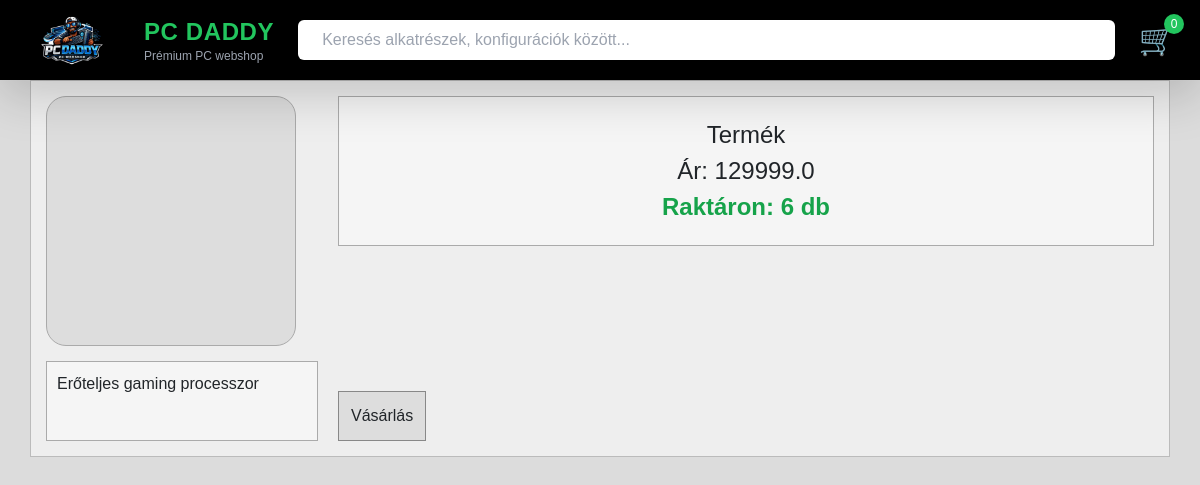
The app's page /product/4 with its own data.
### tables this page shows
CREATE TABLE products (
    id INTEGER PRIMARY KEY AUTOINCREMENT,
    name TEXT NOT NULL,
    description TEXT,
    price REAL NOT NULL,
    image TEXT,
    category_id INTEGER NOT NULL,
    quantity INTEGER NOT NULL DEFAULT 0,
    FOREIGN KEY (category_id) REFERENCES categories(id)
);

### app.py (the view)
@app.route("/product/<int:id>")
def product(id):
    product = get_product(id)
    return render_template("product.html", product = product, items_amount = get_cart_product_count())

### models.py (called while the page is built)
def get_db():
    conn = sqlite3.connect(DB_NAME)
    conn.row_factory = sqlite3.Row
    return conn

def get_product(product_id):
    db = get_db()
    product = db.execute("""
        SELECT products.id, products.name, products.description, products.price, products.image, products.quantity, categories.name as category
        FROM products
        JOIN categories ON products.category_id = categories.id
        WHERE products.id = ?
    """, (product_id,)).fetchone()
    db.close()
    return product

def get_cart_product_count():
    from flask import session
    cart = session.get('cart', {})
    return sum(cart.values())

### templates/product.html (shortened to what this page needs)
<!DOCTYPE html>
<html lang="hu">
<head>
<link href="https://cdn.jsdelivr.net/npm/bootstrap@5.3.8/dist/css/bootstrap.min.css" rel="stylesheet">
  <script src="https://cdn.tailwindcss.com"></script>
</head>
<body>
<header class="bg-black text-white sticky top-0 z-50 shadow-lg">
  <div class="max-w-7xl mx-auto flex items-center justify-between px-6 h-20">
    <div class="flex items-center gap-4">
      <a href="/"><img src="../static/images/logó.png" alt="PC DADDY logó" class="h-16 w-auto"></a>
      <div class="leading-tight">
        <h1 class="text-2xl font-extrabold text-green-500 tracking-wide">PC DADDY</h1>
        <p class="text-xs text-gray-400">Prémium PC webshop</p>
      </div>
    </div>
    <div class="flex-1 mx-6">
      <input
        type="text"
        placeholder="Keresés alkatrészek, konfigurációk között..."
        class="w-full px-4 py-2 rounded-md text-black focus:outline-none focus:ring-2 focus:ring-green-500"
      />
    </div>
    <div class="flex items-center">
      <a href="/cart"><button class="text-3xl hover:text-green-500 transition relative" aria-label="Kosár">
        🛒
        <span class="absolute -top-2 -right-2 bg-green-500 text-white text-xs rounded-full w-5 h-5 flex items-center justify-center">{{ items_amount }}</span>
      </button></a>
    </div>
  </div>
</header>
<div class="product-container">
    <div class="product-layout">
        <div>
            <div class="product-image"></div>
            <div class="product-description">{{ product.description }}</div>
        </div>
        <div class="product-info">
            <div class="product-price-box">
                Termék<br>Ár: {{ product.price }}<br>
                {% if product.quantity > 0 %}
                    <span class="text-green-600 font-semibold">Raktáron: {{ product.quantity }} db</span>
                {% else %}
                    <span class="text-red-600 font-semibold">Nincs raktáron</span>
                {% endif %}
            </div>
            {% if product.quantity > 0 %}
            <form method="POST" action="/add_to_cart/{{ product.id }}">
                <button type="submit" class="buy-button">Vásárlás</button>
            </form>
            {% else %}
            <button class="buy-button opacity-50 cursor-not-allowed" disabled>Nincs raktáron</button>
            {% endif %}
        </div>
    </div>
</div>
</body>
</html>

### records on screen
products: description "Erőteljes gaming processzor", price "129999.0", quantity "6"

### other values on screen
{{ items_amount }} "0"
